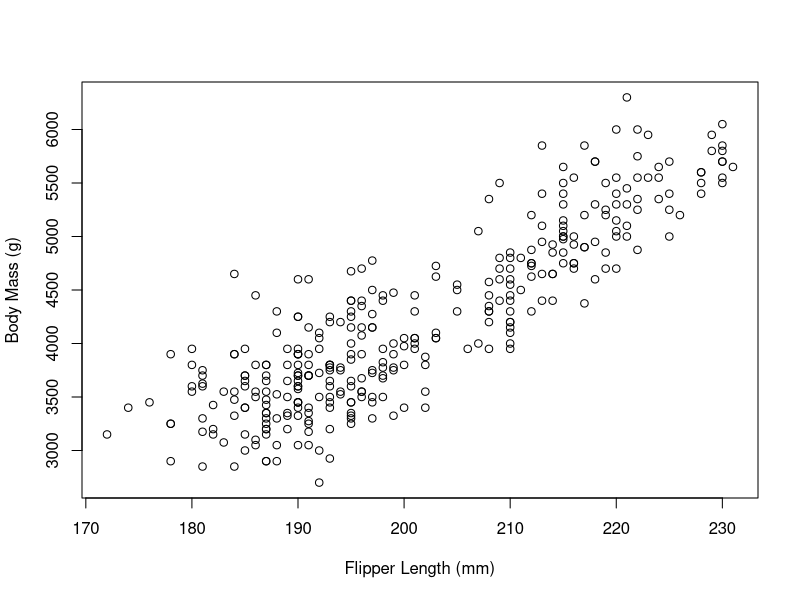
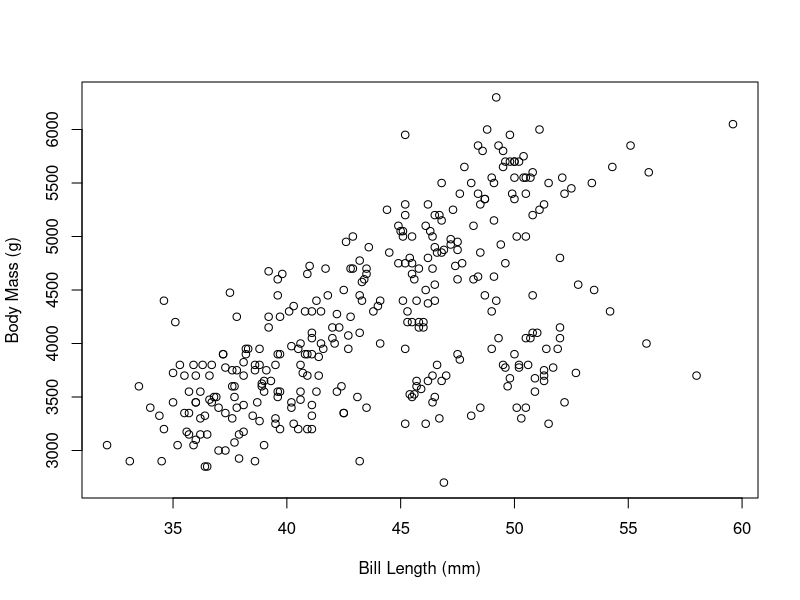
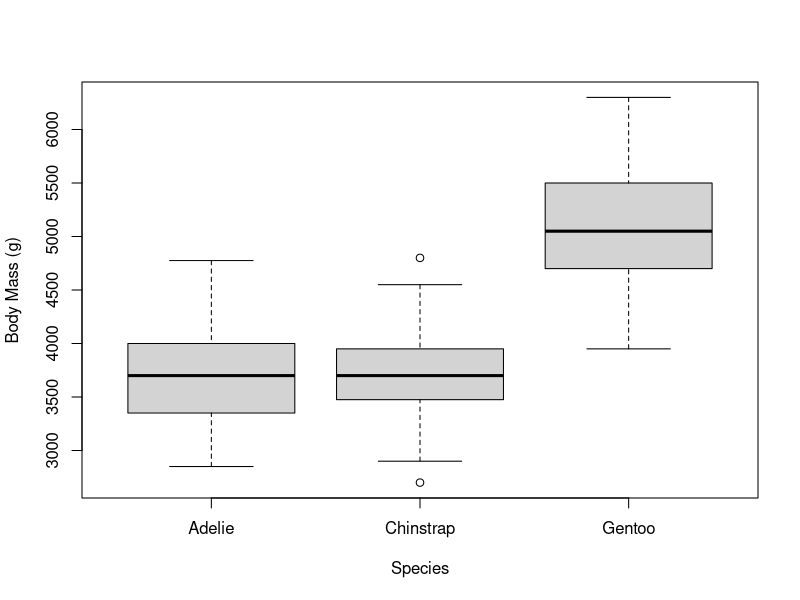
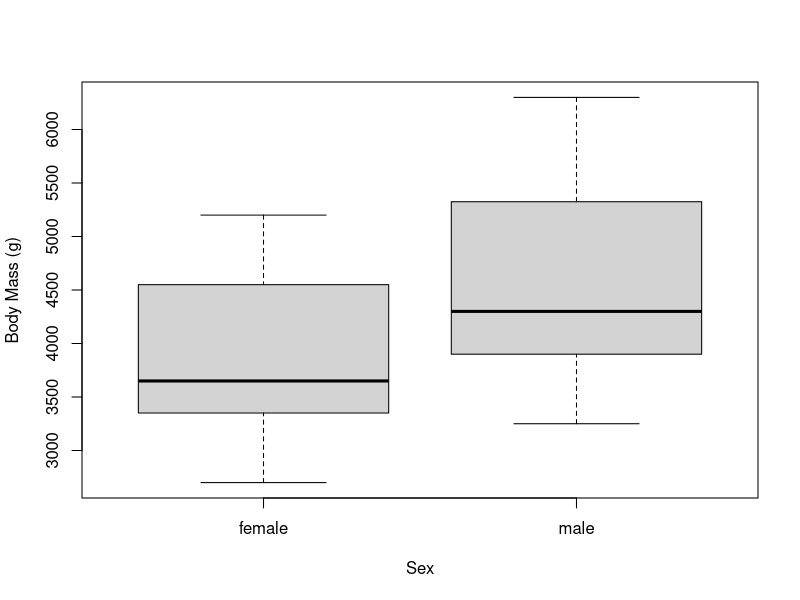
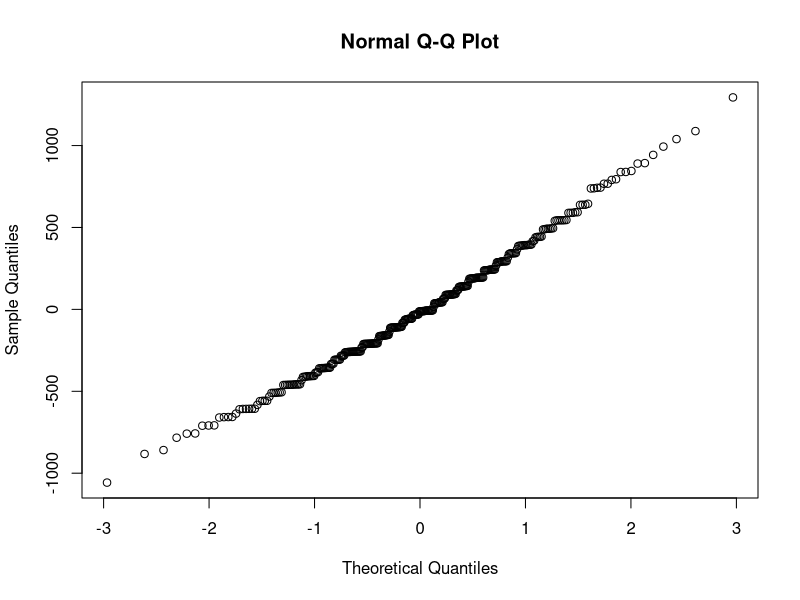

The R source for these figures, in order:
## ---- chunk 1
library(palmerpenguins)

df = penguins[,c("species","sex","bill_length_mm","flipper_length_mm","body_mass_g")]
## ---- chunk 2
# omit all rows with any missing values
df = na.omit(df)
## ---- chunk 3

plot(df$flipper_length_mm, df$body_mass_g, 
     xlab = "Flipper Length (mm)",
     ylab="Body Mass (g)")

plot(df$bill_length_mm, df$body_mass_g, 
     xlab = "Bill Length (mm)",
     ylab="Body Mass (g)")

plot(df$species, df$body_mass_g, 
     xlab = "Species",
     ylab="Body Mass (g)")

plot(df$sex, df$body_mass_g, 
     xlab = "Sex",
     ylab="Body Mass (g)")



## ---- chunk 4
lm.fitted = lm(formula = body_mass_g ~ flipper_length_mm, data = df)
coefficients(lm.fitted)
## ---- chunk 5
Rsquared = summary(lm.fitted)$r.squared
## ---- chunk 6
qqnorm(lm.fitted$residuals)
## ---- chunk 7
mlm.fitted = lm(formula = body_mass_g ~ ., data = df)
summary(mlm.fitted)
Rsquared = summary(mlm.fitted)$r.squared
## ---- chunk 8
dfz = df
dfz$flipper_length_mm = scale(dfz$flipper_length_mm)
dfz$bill_length_mm = scale(dfz$bill_length_mm)
dfz$body_mass_g = scale(dfz$body_mass_g) # optional
mlm.fitted = lm(formula = body_mass_g ~ ., data = dfz)
# summary(mlm.fitted) # to check p values
coefficients(mlm.fitted)
